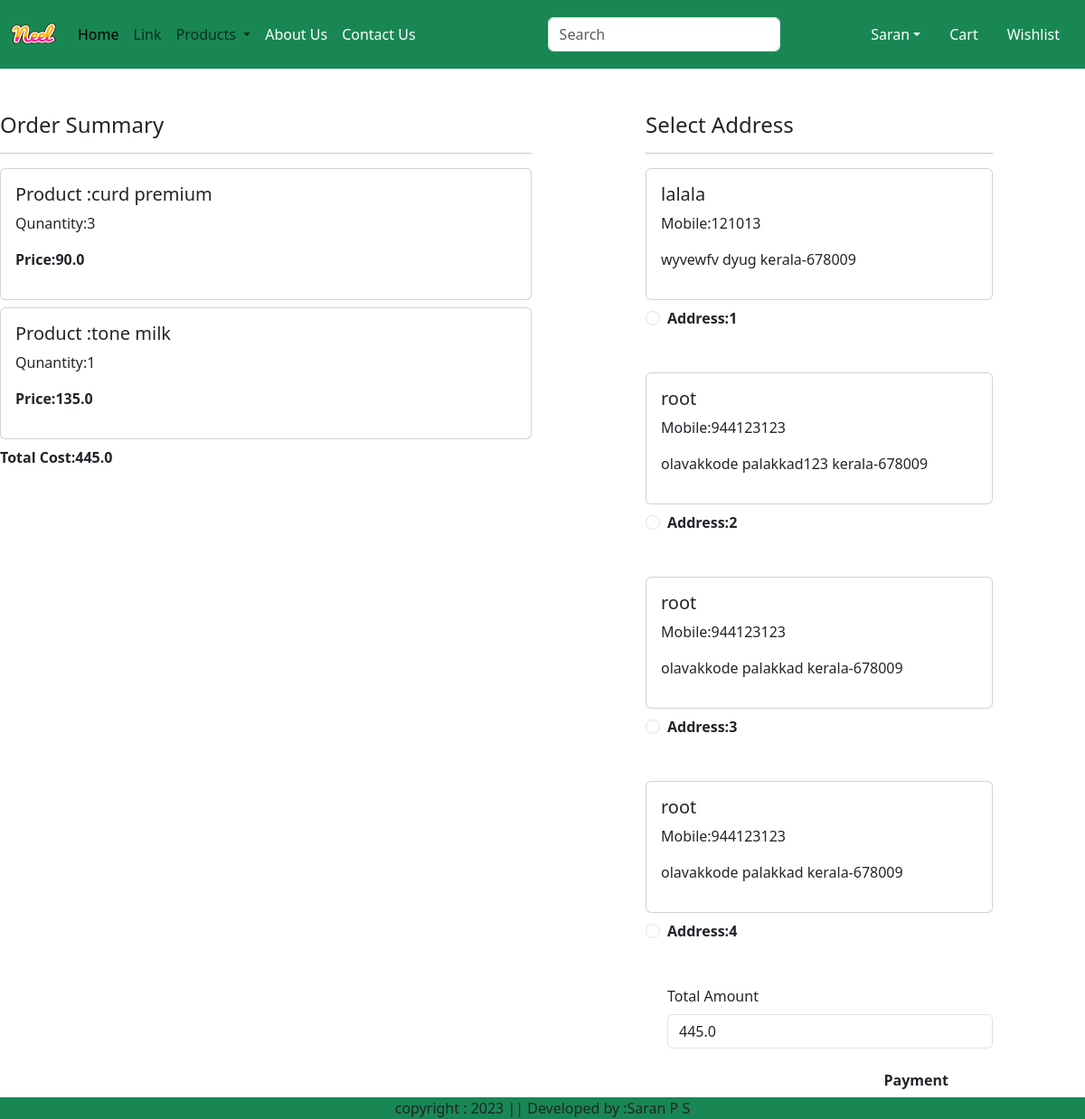
Before: /checkout/ (signed in) with the older database file.
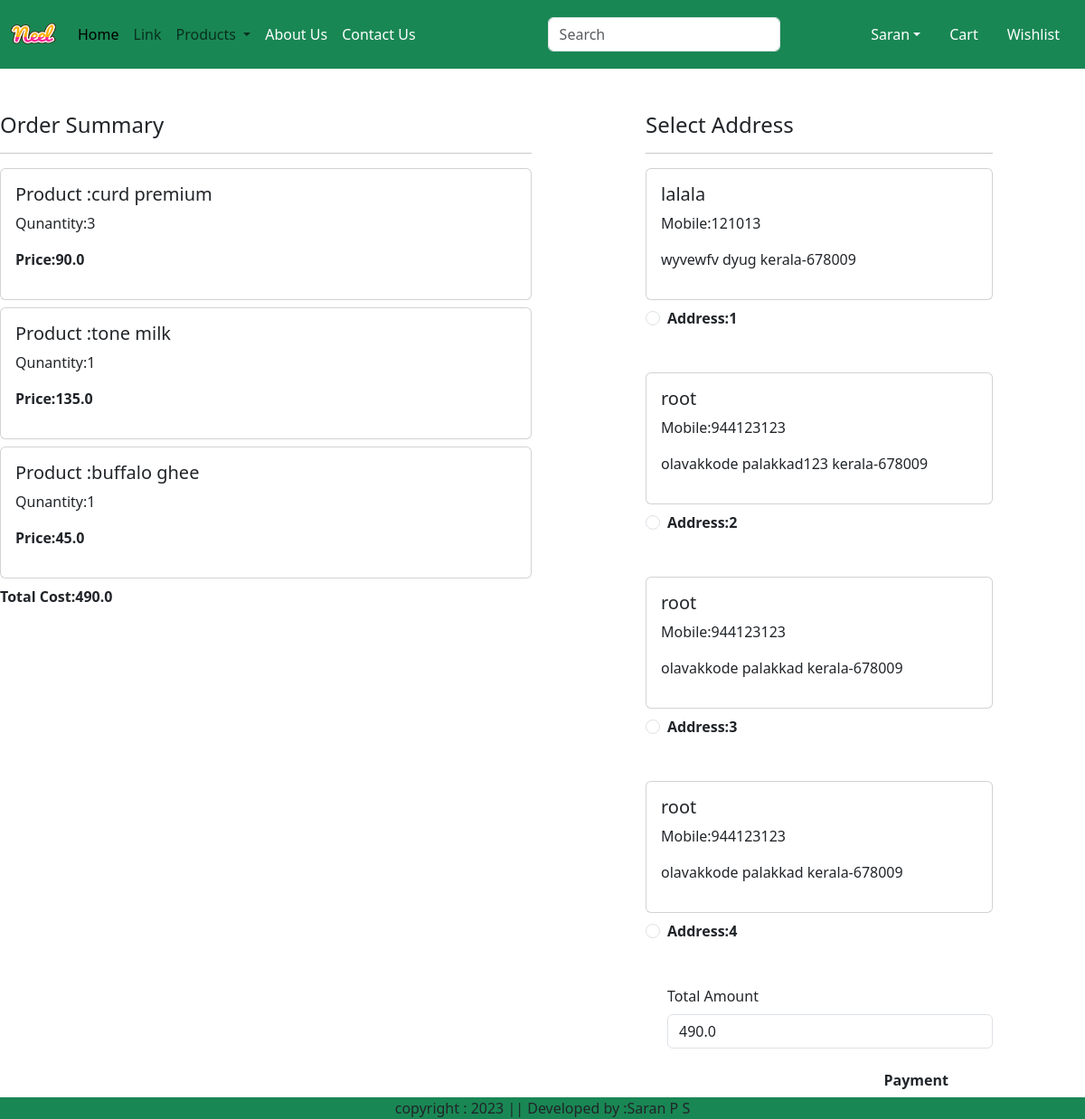
After: the same page with the newer database file.
### app/models.py (models this page shows, shortened)
class Cart(models.Model):
    user=models.ForeignKey(User,on_delete=models.CASCADE)
    product=models.ForeignKey(Product,on_delete=models.CASCADE)
    quantity=models.PositiveIntegerField(default=1)

class Product(models.Model):
    title=models.CharField(max_length=100)
    selling_price=models.FloatField()
    discounted_price=models.FloatField()
    description=models.TextField()
    composition=models.TextField(default='')
    prodapp=models.TextField(default='')
    category=models.CharField(choices=CATEGORY_CHOICES,max_length=2)
    product_image=models.ImageField(upload_to='product')

class Customer(models.Model):
    user=models.ForeignKey(User,on_delete=models.CASCADE)
    name=models.CharField(max_length=200)
    locality=models.CharField(max_length=200)
    city=models.CharField(max_length=50)
    mobile=models.IntegerField(default=0)
    zipcode=models.IntegerField()
    state=models.CharField(choices=STATE_CHOICES,max_length=100)

### app/views.py (the view, shortened to what this page needs)
# urls.py: path('checkout/',views.checkout.as_view(),name='checkout'),
class checkout(View):
    def get(self,request):
        user=request.user
        add=Customer.objects.filter(user=user)
        cart_items=Cart.objects.filter(user=user)
        famount=0
        for p in cart_items:
            value=p.quantity*p.product.discounted_price
            famount=famount+value
        totalamount=famount+40
        razoramount=int(totalamount*100)
        client=razorpay.Client(auth=(settings.RAZOR_KEY_ID,settings.RAZOR_KEY_SECRET))
        data={'amount':razoramount,'currency':'INR','receipt':'order_receipt_12'}
        payment_responce=client.order.create(data=data)
        print(payment_responce)
        order_id=payment_responce['id']
        order_status=payment_responce['status']
        return render(request,'app/checkout.html',locals())

### app/templates/app/checkout.html (shortened to what this page needs)
{% extends 'app/base.html' %}
{% load static  %}
{% block main-content %}
<div classes='container'>
    <div class='row mt-5'>
        <div class='col-sm-6'>
            <h4>Order Summary</h4>
            <hr>
            {% for item in cart_items %}
                <div class='card mb-2'>
                    <div class='card-body'>
                        <h5>Product :{{item.product.title}}</h5>
                        <p>Qunantity:{{item.quantity}}</p>
                        <p class='fw-bold'>Price:{{item.product.discounted_price}}</p>
                    </div>
                </div>
            {% endfor %}
            <p class='fw-bold'>Total Cost:{{totalamount}}</p>
        </div>
        <div class='col-sm-4 offset-sm-1'>
            <h4>Select Address</h4>
            <hr>
            <form method='post' id='myform'>
                {% for ad in add %}
                    <div class='card'>
                        <div class='card-body'>
                            <h5>{{ad.name}}</h5>
                            <p>Mobile:{{ad.mobile}}</p>
                            <p>{{ad.locality}} {{ad.city}} {{ad.state}}-{{ad.zipcode}}</p>
                        </div>
                    </div>
                    <div class='form-check mt-2 mb-5'>
                        <input class='form-check-input' type='radio' name='custid' id="custadd{{forloop.counter}}" value="{{ad.id}}">
                        <label class='form-check-label fw-bold' for="custadd{{forloop.counter}}">
                        Address:{{forloop.counter}}</label>
                    </div>
                {% endfor %}
                <div class='form-check mb-3'>
                    <label for='totalamount' class='form-label'>Total Amount</label>
                    <input type='number' class='form-control' name='totamount' value="{{totalamount}}" readonly>
                </div>
                <div class='text-end'>
                    <button id='rzp-button1' type='submit' class='btn btn-waening-3 px-5 fw-bold'>Payment</button>
            </form>
        </div>
    </div>
</div>
{% endblock main-content %}

Changed rows visible on the page:
added Cart: product "buffalo ghee", quantity "1", product.discounted_price "45.0"
Other visible differences:
{{ totalamount }}: "445.0" → "490.0"
form field totamount: "445.0" → "490.0"
